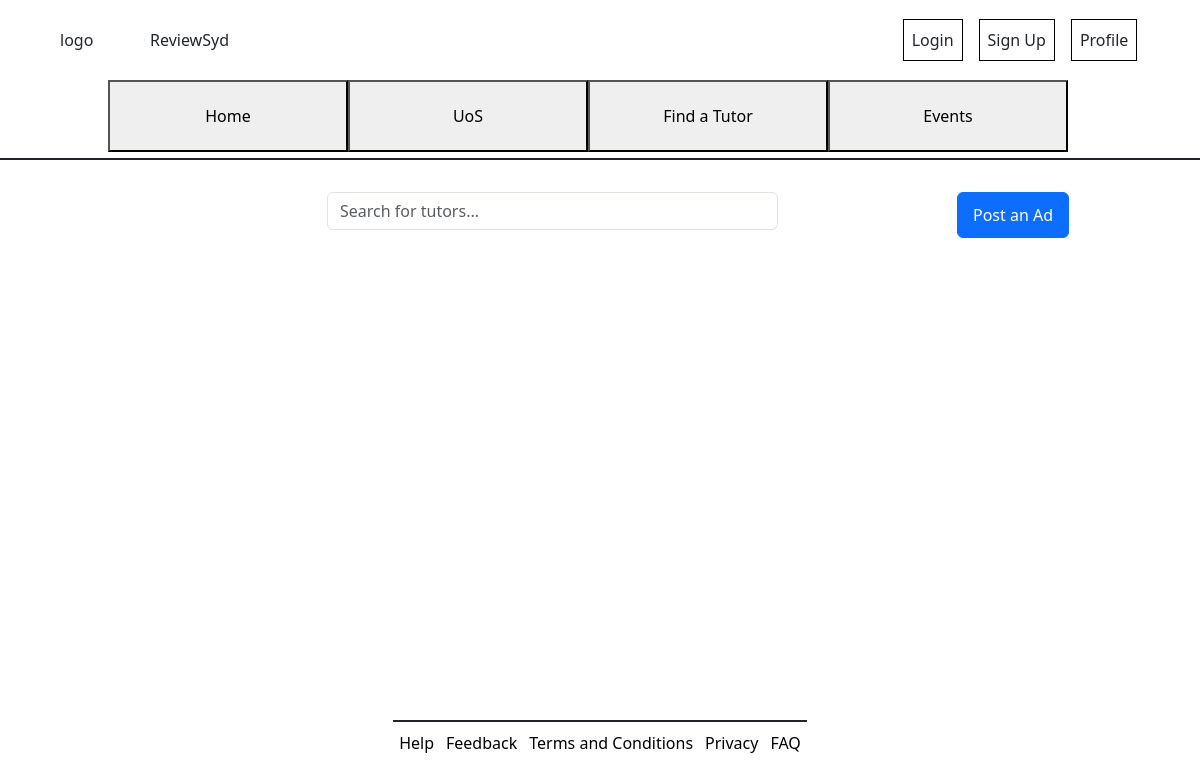
/findTutor/, run on an earlier commit of the app's database.
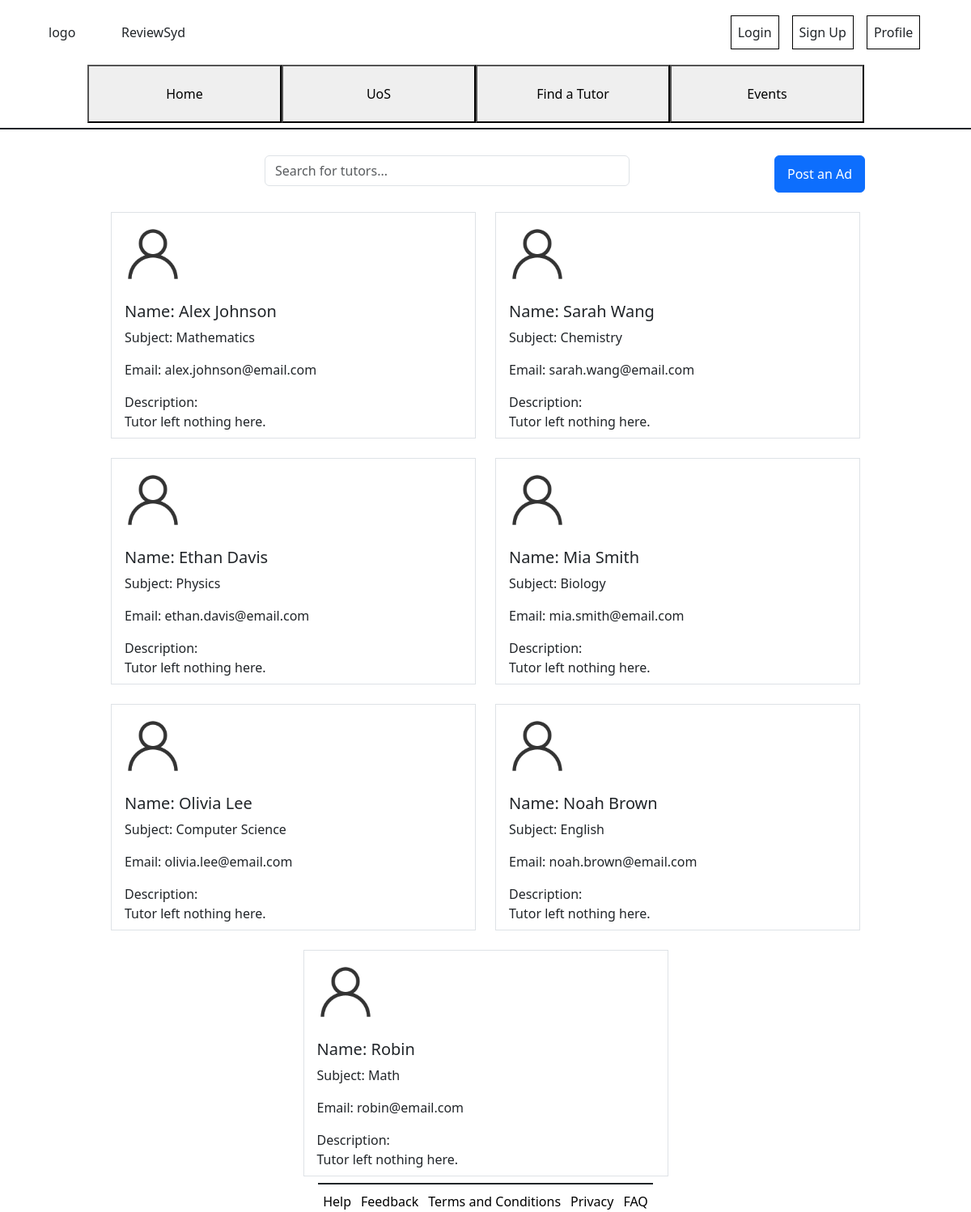
And on a later commit of the database.
### myapp/models.py (models this page shows)
class Tutor(models.Model):
    name = models.CharField(max_length=100)
    subject = models.CharField(max_length=100)
    email = models.EmailField()
    description = models.TextField(blank=True)
    image = models.ImageField(upload_to='tutor_images/', blank=True)

### myapp/views.py (the view)
# urls.py: path("findTutor/", views.findTutor, name="findTutor"),
def findTutor(request):
    tutors = Tutor.objects.all()  # get all tutor objects
    return render(request, "findTutor.html", {'tutors': tutors})

### myapp/templates/findTutor.html (shortened to what this page needs)
{% extends "hf.html" %}
{% block content %}
{% load static %}
<div class="container">
    <div class="row my-4">
        <div class="col-md-5 mx-auto">
            <input type="text" class="form-control" id="search" placeholder="Search for tutors..." onkeyup="searchFunction()">
        </div>
        <div class="col-md-1">
            <button type="button" class="btn btn-primary" data-bs-toggle="modal" data-bs-target="#addTutorModal" style="white-space: nowrap; padding: 10px 15px; margin-left: -130px;">Post an Ad</button>
        </div>
    </div>
    <div class="row gy-4 justify-content-center" id="tutorsList">
        {% for tutor in tutors %}
        <div class="col-md-5 tutor">
            <div class="border p-3" style="height: 280px; overflow-y: auto;">
              <div class="d-flex align-items-center justify-content-between flex-wrap">
                    <div>
                        {% if tutor.image %}
                        <img src="{{ tutor.image.url }}" alt="Profile Image" style="width: 70px; height: 70px; margin-right: 80px;">
                        {% else %}
                            <img src="{% static 'images/default_profile.png' %}" alt="Profile Image" style="width: 70px; height: 70px; margin-right: 80px;">
                        {% endif %}
                        <h5 class="name"><br>Name: {{ tutor.name }}</h5>
                        <p class="subject">Subject: {{ tutor.subject }}</p>
                        <p>Email: {{ tutor.email }}</p>
                        <p class="tutor-description">Description:<br>
                          {% if tutor.description %}
                              {{ tutor.description }}
                          {% else %}
                              Tutor left nothing here.
                          {% endif %}
                        </p>
                    </div>
                </div>
            </div>
        </div>
        {% endfor %}
    </div>
</div>
{% endblock %}

### myapp/templates/hf.html (shortened to what this page needs)
<!DOCTYPE html>
<html>
    <head>
        <link href="https://cdn.jsdelivr.net/npm/bootstrap@5.3.2/dist/css/bootstrap.min.css" rel="stylesheet">
  </head>
    </head>
    <body>
        <body>
            <div class="border-bottom border-2 border-dark pb-1 " style="height: 20vh;">
                <div class="d-flex align-items-center justify-content-between" style="height: 10vh;">
                    <div class="row" style="border-radius: 0px; width: 20%; padding-left: 60px;">
                        <div class="col-6">logo</div>
                        <div class="col-6">ReviewSyd</div>
                    </div>
                <div class="d-flex justify-content-center" style="width: 30%;">
                    <div class="mx-2 p-2" style="border: 1px solid black; cursor: pointer;" onclick="location.href = '/login/'">
                        Login
                    </div>
                    <div class="mx-2 p-2" style="border: 1px solid black; cursor: pointer;" onclick="location.href = '/signup/'">
                        Sign Up
                    </div>
                    <div class="mx-2 p-2" style="border: 1px solid black; cursor: pointer;" onclick="location.href = '/accountSettings/'">
                        Profile
                    </div>
                </div>
                </div>
                <div class="row justify-content-center" style="height: 10vh; width: 100%; padding-bottom: 1vh;">
                    <button style="width:20%; border-radius: 0px;border-color:black;cursor:pointer;" onclick="location.href = '/'">
                        Home
                    </button>
                    <button style="width:20%; border-radius: 0px;border-color:black;cursor:pointer;">
                        UoS
                    </button>
                    <button style="width:20%; border-radius: 0px;border-color:black;cursor:pointer;" onclick="location.href = '/findTutor/'">
                        Find a Tutor
                    </button>
                    <button style="width:20%; border-radius: 0px;border-color:black;cursor:pointer;">
                        Events
                    </button>
                </div>
            </div>
            <div class="pt-2 pb-2" style="min-height:70vh">{%block content%}{%endblock%}</div>
            <div class="d-flex border-top border-2 border-dark pt-2" style="justify-content:space-evenly; justify-self:center;">
                <button style="cursor:pointer;background-color:white;border-width:0px;" onclick="location.href = '/help/'">
                    Help
                </button>
                <button style="cursor:pointer;background-color:white;border-width:0px;" onclick="location.href = '/feedback/'">
                    Feedback
                </button>
                <button style="cursor:pointer;background-color:white;border-width:0px;" onclick="location.href = '/terms-and-conditions/'">
                    Terms and Conditions
                </button>
                <button style="cursor:pointer;background-color:white;border-width:0px;" onclick="location.href = '/privacy/'">
                    Privacy
                </button>
                <button style="cursor:pointer;background-color:white;border-width:0px;" onclick="location.href = '/faq/'">
                    FAQ
                </button>
            </div>
        </body>
    </body>
</html>

### myapp/templates/findTutor.html (style rules this page uses)
.tutor-description { max-width: 100%; word-wrap: break-word; }

What changed in the data, as far as the page shows it:
added Tutor: name "Alex Johnson", subject "Mathematics", email "alex.johnson@email.com", description "Tutor left nothing here."
added Tutor: name "Sarah Wang", subject "Chemistry", email "sarah.wang@email.com", description "Tutor left nothing here."
added Tutor: name "Ethan Davis", subject "Physics", email "ethan.davis@email.com", description "Tutor left nothing here."
added Tutor: name "Mia Smith", subject "Biology", email "mia.smith@email.com", description "Tutor left nothing here."
added Tutor: name "Olivia Lee", subject "Computer Science", email "olivia.lee@email.com", description "Tutor left nothing here."
added Tutor: name "Noah Brown", subject "English", email "noah.brown@email.com", description "Tutor left nothing here."
added Tutor: name "Robin", subject "Math", email "robin@email.com", description "Tutor left nothing here."
